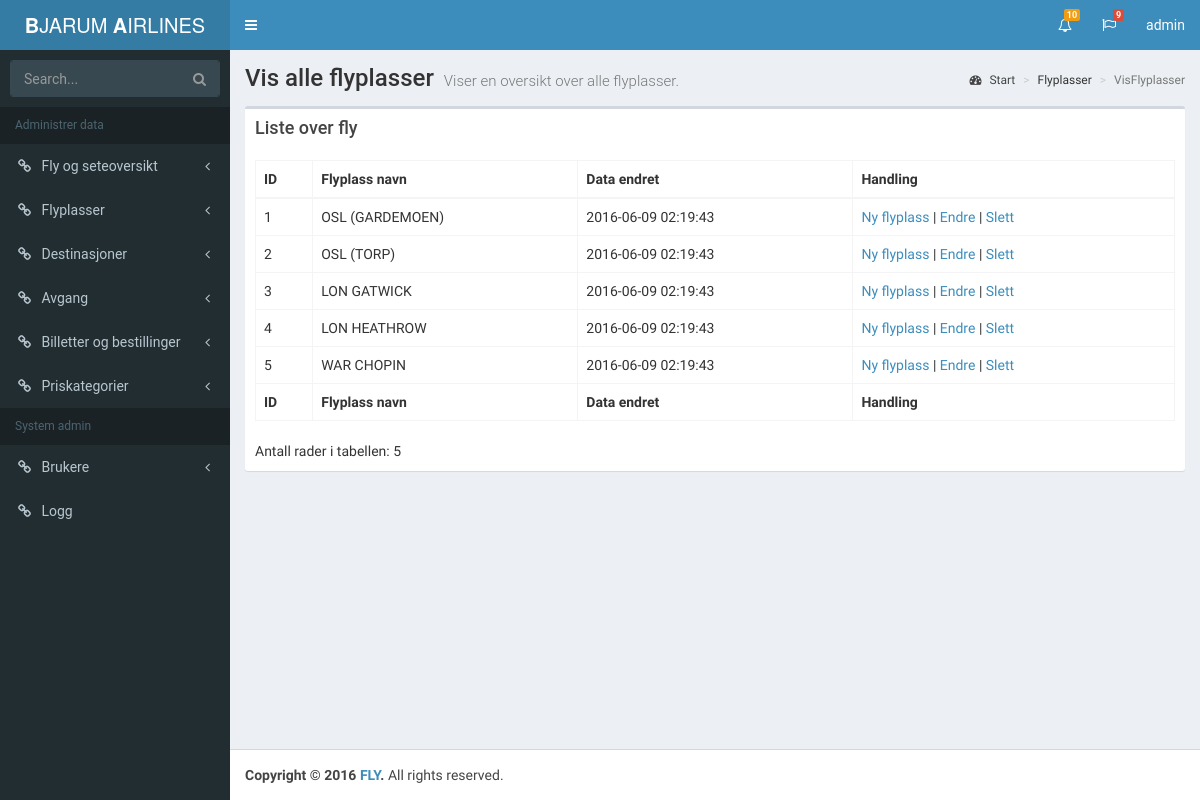
Page /vedlikehold/Airport/airports.php (signed in) on the committed database.
### tables this page shows
CREATE TABLE flyplass
(
    flyplassId INT NOT NULL AUTO_INCREMENT,
    navn VARCHAR(45) NOT NULL,
    endret TIMESTAMP DEFAULT CURRENT_TIMESTAMP ON UPDATE CURRENT_TIMESTAMP,
    CONSTRAINT pk_flyplass PRIMARY KEY (flyplassId)
);

### vedlikehold/php/AdminClasses.php (the view, shortened to what this page needs)
<?php
class Airport {
    public function ShowAllAirports(){
        include('../php/db.php');
        $html =  '';
        $oddOrEven = TRUE;
        $printOddOrEven = '';
        $query = $db_connection->prepare("SELECT flyplassId,navn,endret FROM flyplass");
        $query->execute();
        $query->bind_result($id, $navn, $endret);
        while ($query->fetch()) {
            if($oddOrEven){
                $oddOrEven = FALSE;
                $printOddOrEven = 'even';
            }
            else {
                $oddOrEven = TRUE;
                $printOddOrEven = 'odd';
            }
            $html .= '<tr role="row" class="'.$printOddOrEven.'"><td>'.$id.'</td><td>'.$navn.'</td><td>'.$endret.'</td><td><a href="./Airport/airportsAdd.php">Ny flyplass</a> | <a href="./Airport/airportsEdit.php?id='.$id.'"">Endre</a> | <a onclick="return confirm(\'Er du sikker du ønsker å slette denne flyplassen?\')" href="./Airport/delete.php?id='.$id.'">Slett</a> </td></tr>';
        }
        return $html;
    }
}
class Count {
        public function AntallRader($tabell){
        include('../php/db.php');
        $query = $db_connection->query('SELECT COUNT(*) FROM ' . $tabell .'');
        $query = $query->fetch_row();
        $antallRader = 'Antall rader i tabellen: ' . $query[0]  ;
         return $antallRader;
    }
}

### vedlikehold/Airport/airports.php (shortened to what this page needs)
<?php
include('../html/start.php');
$errorMelding = "";
?>
<div class="content-wrapper">
  <section class="content-header">
      <h1>
        Vis alle flyplasser
        <small>Viser en oversikt over alle flyplasser.</small>
      </h1>
    <ol class="breadcrumb">
      <li><a href="../"><i class="fa fa-dashboard"></i> Start</a></li>
      <li>Flyplasser</li>
      <li class="active">VisFlyplasser</li>
    </ol>
  </section>
  <section class="content">
        <div class="row">
      <div class="col-xs-12">
        <div class="box">
          <div class="box-header"><?php echo $errorMelding; ?><div id="melding"></div>
            <h3 class="box-title">Liste over fly</h3>
          </div>
          <div class="box-body">
            <div id="example2_wrapper" class="dataTables_wrapper form-inline dt-bootstrap">
              <div class="row">
                <div class="col-sm-6"></div>
                <div class="col-sm-6"></div>
              </div>
              <div class="row">
                <div class="col-sm-12">
                  <table id="example2" class="table table-bordered table-hover dataTable" role="grid" aria-describedby="example2_info">
                    <thead>
                      <tr role="row">
                        <th class="sorting_asc" tabindex="0" aria-controls="example2" rowspan="1" colspan="1" aria-sort="ascending" aria-label="FlyplassId">ID</th>
                        <th class="sorting" tabindex="0" aria-controls="example2" rowspan="1" colspan="1" aria-label="FlyplassNavn">Flyplass navn</th>
                        <th class="sorting" tabindex="0" aria-controls="example2" rowspan="1" colspan="1" aria-label="FlyplassEndret">Data endret</th>
                        <th class="sorting" tabindex="0" aria-controls="example2" rowspan="1" colspan="1" aria-label="Handling">Handling</th></tr>
                    </thead>
                    <tbody>
<?php
include('../php/AdminClasses.php');
$airports = new Airport;
print( $airports->ShowAllAirports() );
?>
                    </tbody>
                    <tfoot>
                      <tr>
                        <th rowspan="1" colspan="1">ID</th>
                        <th rowspan="1" colspan="1">Flyplass navn</th>
                        <th rowspan="1" colspan="1">Data endret</th>
                        <th rowspan="1" colspan="1">Handling</th>
                      </tr>
                    </tfoot>
                  </table>
                </div>
              </div>
              <div class="row">
                <div class="col-sm-5">
                  <div class="dataTables_info" id="example2_info" role="status" aria-live="polite"><?php $rader = new Count; print( $rader->AntallRader('flyplass') ); ?></div>
                </div>
              </div>
            </div>
          </div>
        </div>
      </div>
    </div>
  </section>
  </div>

### vedlikehold/www/css/style.css (style rules this page uses)
body { margin: 0; }
article, aside, details, figcaption, figure, footer, header, hgroup, main, menu, nav, section, summary { display: block; }
h1 { font-size: 200%; padding: 0px; margin: 0; }
h1,h2,h3,h4,p,ul,figcaption,p,input,textarea { font-family: 'Roboto', sans-serif; }

### rows in the picture
flyplass: flyplassId "1", navn "OSL (GARDEMOEN)", endret "2016-06-09 02:19:43"
flyplass: flyplassId "2", navn "OSL (TORP)", endret "2016-06-09 02:19:43"
flyplass: flyplassId "3", navn "LON GATWICK", endret "2016-06-09 02:19:43"
flyplass: flyplassId "4", navn "LON HEATHROW", endret "2016-06-09 02:19:43"
flyplass: flyplassId "5", navn "WAR CHOPIN", endret "2016-06-09 02:19:43"

### other values in the picture
$rader->AntallRader('flyplass') "Antall rader i tabellen: 5"
